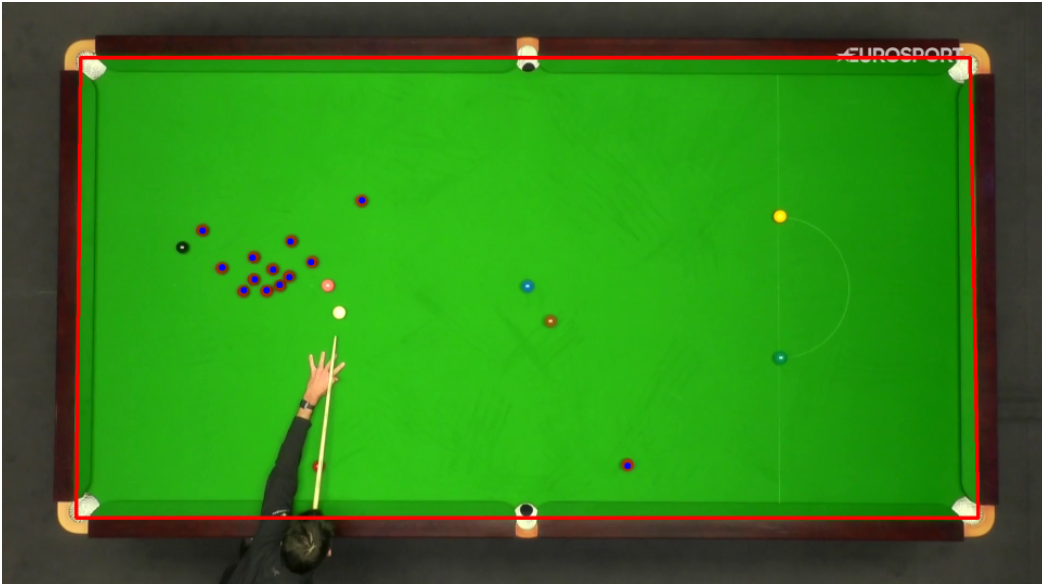
#> input picture Ali_Parisi_CVPR_1/cvpr_1.png, 1042 x 584 px
$ python -i functions.py   (imports and definitions only)
#> lines starting #> are read from the running program, lines starting #| are printed output that depends on the picture; after the words box and inside, x2 and y2 are one past the last pixel; in counts of white or black regions, pixels touching at a corner belong together
#> further down, picture is the input picture: shape (584, 1042, 3); mean B, G, R 26.3, 130.4, 50.5
import cv2
import numpy as np


# Given a frame, draw the (connected) border of the table
def draw_contour(frame, color=(255,0,0), thickness=5):
    bord = detect_border(frame)
    # Find the corner using the lines
    edges = []
    for i in range(4):
        edges.append(find_intersection(bord[i-1], bord[i]))
    for i in range(4):
        cv2.line(frame, edges[i-1], edges[i], color, thickness)
    return edges


# Given a frame, return the four edges of the table
def detect_border(image):
    blurred = cv2.blur(image,(20,20))
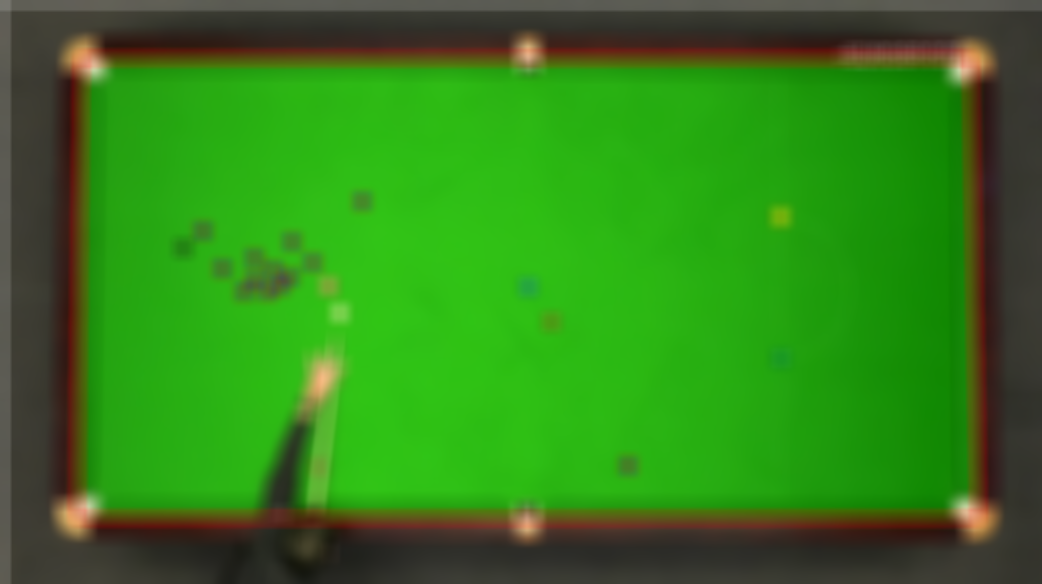
#> blurred: shape (584, 1042, 3); mean B, G, R 26.1, 130.2, 50.3

    lower_green = np.array([41,100,100])
    upper_green = np.array([61,255,255])
    threshed = get_image_mask(blurred, lower_green, upper_green)
#> in get_image_mask, `hsv_img = cv2.cvtColor(input_img, cv2.COLOR_BGR2HSV)`: hsv_img: shape (584, 1042, 3); mean H, S, V 44.1, 179.2, 134.1
#> in get_image_mask, `img_mask = cv2.inRange(hsv_img, hsv_lower, hsv_upper)`:
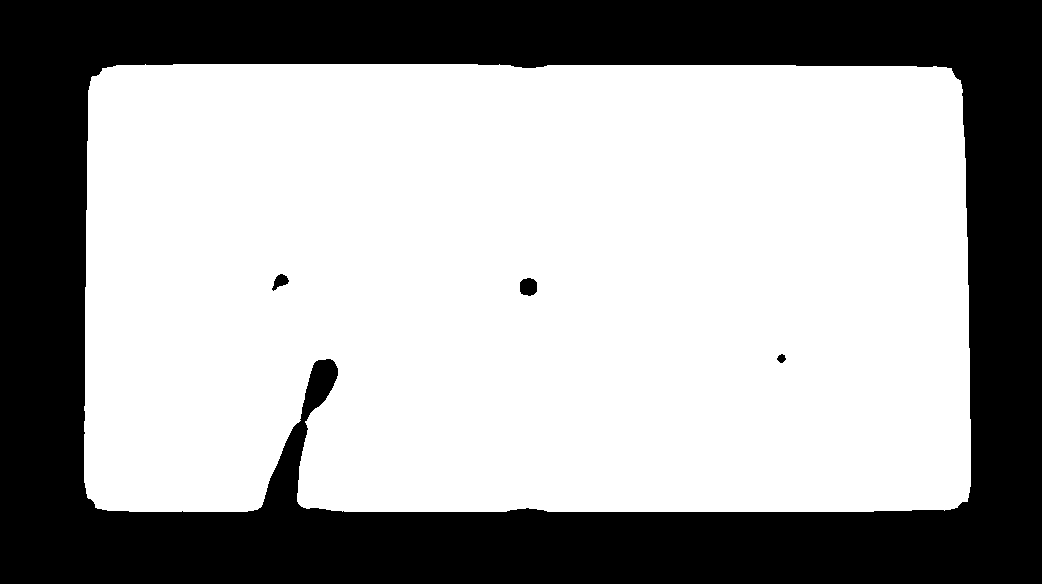
#> img_mask: shape (584, 1042); 64% white; 4 black regions, box (x1, y1, x2, y2) and area: (0, 0, 1042, 584) 218768, (520, 278, 537, 296) 256, (272, 274, 289, 291) 154, (777, 354, 786, 363) 55
    canny = cv2.Canny(threshed, 100, 200)
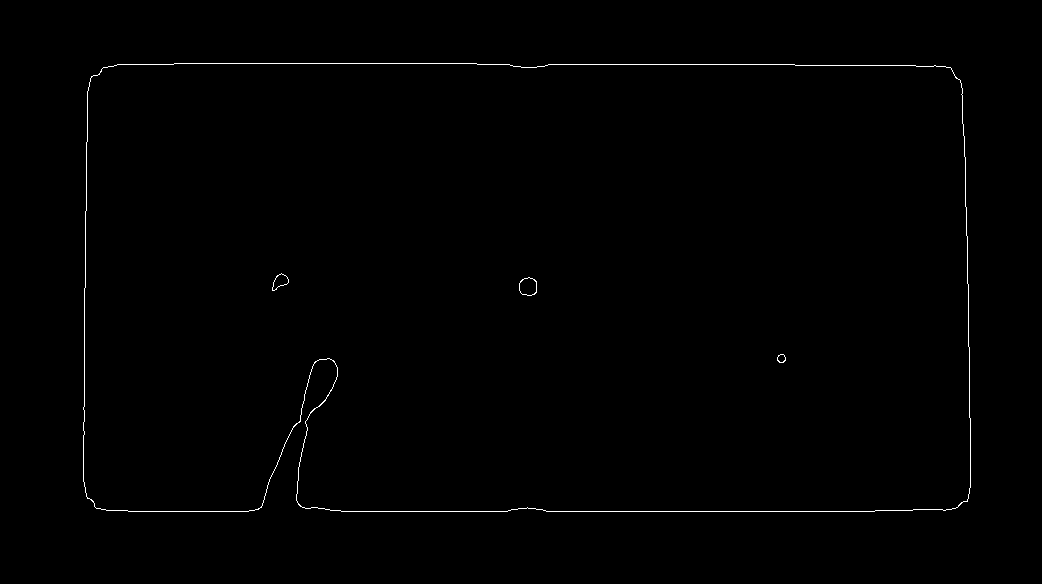
#> canny: shape (584, 1042); 0.5% white in thin lines or dots, all inside (x1, y1, x2, y2) = (83, 63, 971, 512)
    kernel = np.ones((7,7), np.uint8)
    canny = cv2.dilate(canny, kernel, 1)
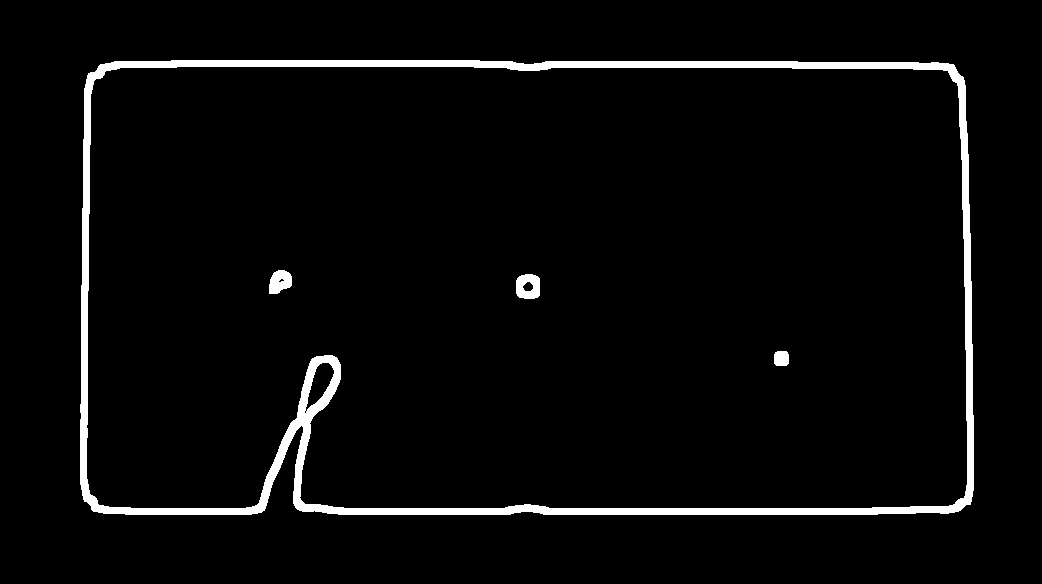
#> canny: shape (584, 1042); 3.7% white; 4 white regions, box (x1, y1, x2, y2) and area: (80, 60, 974, 515) 21388, (516, 274, 540, 299) 475, (269, 270, 292, 294) 415, (774, 351, 789, 366) 210

    linesP = cv2.HoughLinesP(   image=canny,
                                rho=1,
                                theta=np.pi/360,
                                threshold=400,
                                maxLineGap=200,
                                minLineLength=100)
#> linesP = 22 rows, first 6: [92, 510, 960, 510], [99, 65, 954, 65], [100, 64, 953, 64], [91, 509, 961, 509], [91, 508, 962, 508], [93, 511, 958, 511]
    candidate = [None for _ in range(4)]                    # [LEFT, UP, RIGHT, DOWN]
    err = 20
    m = 500
    for line in linesP:                                    # line: [x1, y1, x2, y2]
        # if we have all the desired candidate, we don't need to search for others
        if all([x is not None for x in candidate]):
            break
        line = line[0]
        x1,y1,x2,y2 = line
        # if x1=x2 and x1 < M, we found the left side (same reasoning for the other cases)
        if abs(x1-x2) < err:
            if (candidate[0] is None) and x1 <= m:                  # left
                candidate[0] = line
            elif (candidate[2] is None) and x1 > m:                 # right
                candidate[2] = line
        elif abs(y1-y2) < err:
            if (candidate[1] is None) and y1 <= m:                  # down
                candidate[1] = line
            elif (candidate[3] is None) and y1 > m:                 # up
                candidate[3] = line
#> this loop made 17 passes
#> (x1, y1, x2, y2) on passes 1 to 12: (92, 510, 960, 510), (99, 65, 954, 65), (100, 64, 953, 64), (91, 509, 961, 509), (91, 508, 962, 508), (93, 511, 958, 511), (105, 63, 948, 63), (98, 66, 954, 66), (111, 62, 938, 62), (103, 513, 948, 513), (98, 512, 954, 512), (114, 61, 797, 61)
#> line on pass 17: [[963, 77, 971, 501]]
#> after the loop, candidate = [[83, 499, 90, 72], [99, 65, 954, 65], [961, 76, 969, 504], [92, 510, 960, 510]]
    return candidate

# Given two segment (definded by a couple of points), find the intersection of the corresponding line
def find_intersection(l1, l2):
    m1,b1 = find_eq(l1)
    m2,b2 = find_eq(l2)
    x = (b2-b1)/(m1-m2)
    y = m1*x+b1
    return (int(x),int(y))

# Given two points, find the equation (y=mx+b)
def find_eq(l):
    x1,y1,x2,y2 = l
    m = (y2-y1)/(x2-x1)
    b = y1 - m*x1
    return (m,b)


# Creating a mask thresholding the image
def get_image_mask(input_img, hsv_lower, hsv_upper):
	hsv_img = cv2.cvtColor(input_img, cv2.COLOR_BGR2HSV)
	img_mask = cv2.inRange(hsv_img, hsv_lower, hsv_upper)
	return img_mask

# Given a frame, detect and draw red balls
# [39 lines left out: function draw_balls, not called in this run]

>>> import cv2
>>> picture = cv2.imread('cvpr_1.png')
>>> result = draw_contour(picture)
#> in draw_contour, `bord = detect_border(frame)`: bord has the same summary as candidate in detect_border
#> the loop in draw_contour, `for i in range(4):` made 4 passes
#> after the loop in draw_contour, `for i in range(4):`: edges = [(82, 510), (90, 65), (960, 65), (969, 510)]
#> after the loop in draw_contour, `for i in range(4):`:
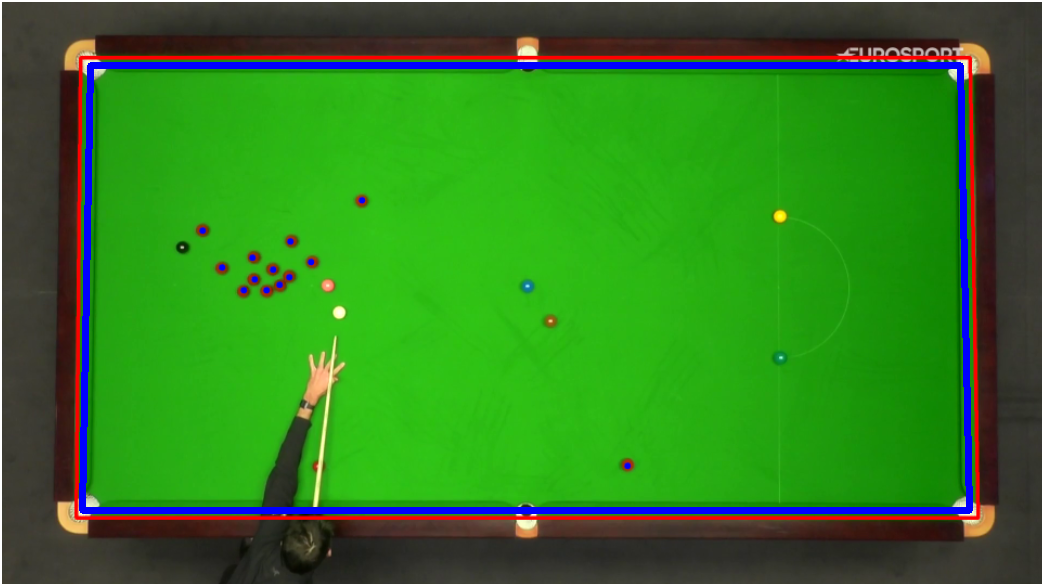
#> frame: shape (584, 1042, 3); 3.04% of pixels changed, all inside (x1, y1, x2, y2) = (79, 62, 973, 514)
#> result = [(82, 510), (90, 65), (960, 65), (969, 510)]
